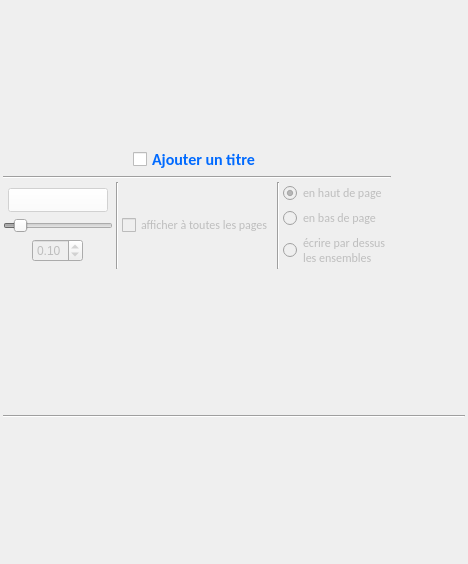
               <widget class="QWidget" name="tbTitre">
                <property name="geometry">
                 <rect>
                  <x>0</x>
                  <y>0</y>
                  <width>468</width>
                  <height>564</height>
                 </rect>
                </property>
                <property name="maximumSize">
                 <size>
                  <width>16777215</width>
                  <height>16777215</height>
                 </size>
                </property>
                <attribute name="label">
                 <string>TITRE</string>
                </attribute>
                <layout class="QVBoxLayout" name="vlTitle">
                 <property name="spacing">
                  <number>3</number>
                 </property>
                 <property name="leftMargin">
                  <number>3</number>
                 </property>
                 <property name="topMargin">
                  <number>3</number>
                 </property>
                 <property name="rightMargin">
                  <number>3</number>
                 </property>
                 <property name="bottomMargin">
                  <number>3</number>
                 </property>
                 <item>
                  <layout class="QGridLayout" name="gridLayout_2">
                   <item row="2" column="6">
                    <widget class="Line" name="line_6">
                     <property name="orientation">
                      <enum>Qt::Vertical</enum>
                     </property>
                    </widget>
                   </item>
                   <item row="2" column="9">
                    <spacer name="horizontalSpacer_7">
                     <property name="orientation">
                      <enum>Qt::Horizontal</enum>
                     </property>
                     <property name="sizeHint" stdset="0">
                      <size>
                       <width>40</width>
                       <height>20</height>
                      </size>
                     </property>
                    </spacer>
                   </item>
                   <item row="2" column="2">
                    <widget class="Line" name="line_4">
                     <property name="orientation">
                      <enum>Qt::Vertical</enum>
                     </property>
                    </widget>
                   </item>
                   <item row="2" column="0" colspan="2">
                    <layout class="QVBoxLayout" name="vlRatioTitlePage">
                     <property name="spacing">
                      <number>0</number>
                     </property>
                     <item alignment="Qt::AlignHCenter">
                      <widget class="QPushButton" name="pbRatioTitlePage">
                       <property name="enabled">
                        <bool>false</bool>
                       </property>
                       <property name="minimumSize">
                        <size>
                         <width>100</width>
                         <height>24</height>
                        </size>
                       </property>
                       <property name="maximumSize">
                        <size>
                         <width>100</width>
                         <height>24</height>
                        </size>
                       </property>
                       <property name="styleSheet">
                        <string notr="true">QPushButton {
  
     background-color: white;

 }</string>
                       </property>
                       <property name="text">
                        <string/>
                       </property>
                       <property name="icon">
                        <iconset resource="../resources.qrc">
                         <normaloff>:/images/ratioTitle</normaloff>
                         <disabledoff>:/images/ratioTitle</disabledoff>:/images/ratioTitle</iconset>
                       </property>
                       <property name="iconSize">
                        <size>
                         <width>100</width>
                         <height>60</height>
                        </size>
                       </property>
                      </widget>
                     </item>
                     <item alignment="Qt::AlignHCenter">
                      <widget class="QSlider" name="hsRatioTitle">
                       <property name="enabled">
                        <bool>false</bool>
                       </property>
                       <property name="minimumSize">
                        <size>
                         <width>110</width>
                         <height>0</height>
                        </size>
                       </property>
                       <property name="maximumSize">
                        <size>
                         <width>110</width>
                         <height>16777215</height>
                        </size>
                       </property>
                       <property name="toolTip">
                        <string>Ratio entre le titre et le reste de la page</string>
                       </property>
                       <property name="maximum">
                        <number>1000</number>
                       </property>
                       <property name="value">
                        <number>100</number>
                       </property>
                       <property name="orientation">
                        <enum>Qt::Horizontal</enum>
                       </property>
                      </widget>
                     </item>
                     <item alignment="Qt::AlignHCenter">
                      <widget class="QDoubleSpinBox" name="dsbRatioTitle">
                       <property name="enabled">
                        <bool>false</bool>
                       </property>
                       <property name="toolTip">
                        <string>Ratio entre le titre et le reste de la page</string>
                       </property>
                       <property name="maximum">
                        <double>1.000000000000000</double>
                       </property>
                       <property name="singleStep">
                        <double>0.010000000000000</double>
                       </property>
                       <property name="value">
                        <double>0.100000000000000</double>
                       </property>
                      </widget>
                     </item>
                    </layout>
                   </item>
                   <item row="2" column="3" colspan="3">
                    <widget class="QCheckBox" name="cbAllPagesTitle">
                     <property name="enabled">
                      <bool>false</bool>
                     </property>
                     <property name="toolTip">
                      <string>afficher le titre à toutes les pages</string>
                     </property>
                     <property name="styleSheet">
                      <string notr="true">QWidget::enabled {
  
	color : rgb(0,106,255);

 }


QWidget {

    font:  9pt Calibri;
 }

</string>
                     </property>
                     <property name="text">
                      <string>afficher à toutes les pages</string>
                     </property>
                    </widget>
                   </item>
                   <item row="2" column="7" colspan="2">
                    <layout class="QVBoxLayout" name="verticalLayout_6">
                     <item>
                      <widget class="QRadioButton" name="rbTopTitle">
                       <property name="enabled">
                        <bool>false</bool>
                       </property>
                       <property name="toolTip">
                        <string>positionner le titre sur le haut de la page</string>
                       </property>
                       <property name="styleSheet">
                        <string notr="true">QWidget::enabled {
  
	color : rgb(0,106,255);

 }


QWidget {

    font:  9pt Calibri;
 }

</string>
                       </property>
                       <property name="text">
                        <string>en haut de page</string>
                       </property>
                       <property name="checked">
                        <bool>true</bool>
                       </property>
                      </widget>
                     </item>
                     <item>
                      <widget class="QRadioButton" name="rbBottomTitle">
                       <property name="enabled">
                        <bool>false</bool>
                       </property>
                       <property name="toolTip">
                        <string>positionner le titre sur le bas de la page</string>
                       </property>
                       <property name="styleSheet">
                        <string notr="true">QWidget::enabled {
  
	color : rgb(0,106,255);

 }


QWidget {

    font:  9pt Calibri;
 }

</string>
                       </property>
                       <property name="text">
                        <string>en bas de page</string>
                       </property>
                      </widget>
                     </item>
                     <item>
                      <widget class="QRadioButton" name="rbWriteOnPCTitle">
                       <property name="enabled">
                        <bool>false</bool>
                       </property>
                       <property name="toolTip">
                        <string>le titre sera écrit par dessur la page</string>
                       </property>
                       <property name="styleSheet">
                        <string notr="true">QWidget::enabled {
  
	color : rgb(0,106,255);

 }


QWidget {

    font:  9pt Calibri;
 }

</string>
                       </property>
                       <property name="text">
                        <string>écrire par dessus 
les ensembles</string>
                       </property>
                      </widget>
                     </item>
                    </layout>
                   </item>
                   <item row="0" column="0" colspan="9" alignment="Qt::AlignHCenter">
                    <widget class="QCheckBox" name="cbAddTitle">
                     <property name="minimumSize">
                      <size>
                       <width>0</width>
                       <height>15</height>
                      </size>
                     </property>
                     <property name="styleSheet">
                      <string notr="true">QWidget {
  
	color : rgb(0,106,255);
    font:  bold 12pt Calibri;


 }
</string>
                     </property>
                     <property name="text">
                      <string>Ajouter un titre</string>
                     </property>
                    </widget>
                   </item>
                   <item row="1" column="0" colspan="9">
                    <widget class="Line" name="line_14">
                     <property name="orientation">
                      <enum>Qt::Horizontal</enum>
                     </property>
                    </widget>
                   </item>
                  </layout>
                 </item>
                 <item>
                  <widget class="Line" name="line_7">
                   <property name="orientation">
                    <enum>Qt::Horizontal</enum>
                   </property>
                  </widget>
                 </item>
                 <item>
                  <layout class="QHBoxLayout" name="hlTitleBottom"/>
                 </item>
                </layout>
               </widget>
